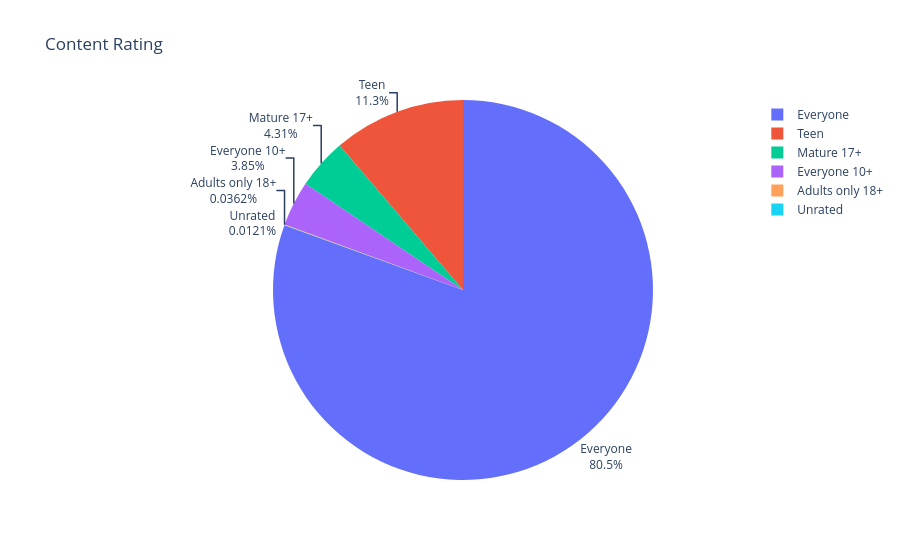

Source (notebook cell):
### Code cell
fig=px.pie(labels=ratings.index, values=ratings.values, title="Content Rating", names=ratings.index)
fig.update_traces(textposition='outside', textinfo='percent+label')
fig.show()

### Figure 1 — Plotly figure (JSON) as saved in the notebook; plotly's stock layout.template omitted (floating-point values rounded to 4 significant figures)
{"data": [{"domain": {"x": [0, 1], "y": [0, 1]}, "hovertemplate": "label=%{label}<br>value=%{value}<extra></extra>", "labels": ["Everyone", "Teen", "Mature 17+", "Everyone 10+", "Adults only 18+", "Unrated"], "legendgroup": "", "name": "", "showlegend": true, "textinfo": "percent+label", "textposition": "outside", "type": "pie", "values": [6677, 933, 357, 319, 3, 1]}], "layout": {"legend": {"tracegroupgap": 0}, "title": {"text": "Content Rating"}}}
